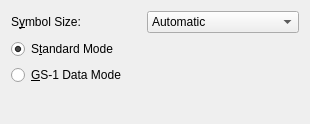
<?xml version="1.0" encoding="UTF-8"?>
<ui version="4.0">
 <class>grpChannel</class>
 <widget class="QWidget" name="grpChannel">
  <property name="geometry">
   <rect>
    <x>0</x>
    <y>0</y>
    <width>310</width>
    <height>124</height>
   </rect>
  </property>
  <property name="windowTitle">
   <string>Form</string>
  </property>
  <layout class="QVBoxLayout" name="verticalLayout">
   <item>
    <layout class="QGridLayout" name="gridLayout">
     <item row="0" column="0">
      <widget class="QLabel" name="lblChannel">
       <property name="text">
        <string>S&amp;ymbol Size:</string>
       </property>
       <property name="alignment">
        <set>Qt::AlignLeading|Qt::AlignLeft|Qt::AlignVCenter</set>
       </property>
       <property name="buddy">
        <cstring>cmbC1Size</cstring>
       </property>
      </widget>
     </item>
     <item row="0" column="1">
      <widget class="QComboBox" name="cmbC1Size">
       <item>
        <property name="text">
         <string>Automatic</string>
        </property>
       </item>
       <item>
        <property name="text">
         <string>16 x 18 (Version A)</string>
        </property>
       </item>
       <item>
        <property name="text">
         <string>22 x 22 (Version B)</string>
        </property>
       </item>
       <item>
        <property name="text">
         <string>28 x 32 (Version C)</string>
        </property>
       </item>
       <item>
        <property name="text">
         <string>40 x 42 (Version D)</string>
        </property>
       </item>
       <item>
        <property name="text">
         <string>52 x 54 (Version E)</string>
        </property>
       </item>
       <item>
        <property name="text">
         <string>70 x 76 (Version F)</string>
        </property>
       </item>
       <item>
        <property name="text">
         <string>104 x 98 (Version G)</string>
        </property>
       </item>
       <item>
        <property name="text">
         <string>148 x 134 (Version H)</string>
        </property>
       </item>
       <item>
        <property name="text">
         <string>8X height (Version S)</string>
        </property>
       </item>
       <item>
        <property name="text">
         <string>16X height (Version T)</string>
        </property>
       </item>
      </widget>
     </item>
     <item row="1" column="0">
      <widget class="QRadioButton" name="radC1Stand">
       <property name="text">
        <string>S&amp;tandard Mode</string>
       </property>
       <property name="checked">
        <bool>true</bool>
       </property>
      </widget>
     </item>
     <item row="2" column="0">
      <widget class="QRadioButton" name="radC1GS1">
       <property name="text">
        <string>&amp;GS-1 Data Mode</string>
       </property>
      </widget>
     </item>
    </layout>
   </item>
   <item>
    <spacer name="verticalSpacer">
     <property name="orientation">
      <enum>Qt::Vertical</enum>
     </property>
     <property name="sizeHint" stdset="0">
      <size>
       <width>20</width>
       <height>40</height>
      </size>
     </property>
    </spacer>
   </item>
  </layout>
 </widget>
 <resources/>
 <connections/>
</ui>
